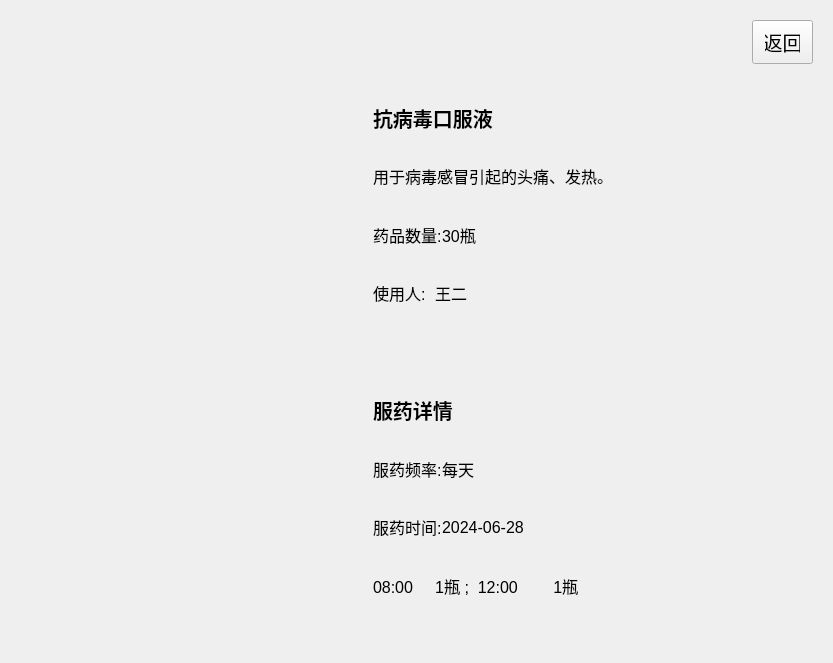
<?xml version="1.0" encoding="UTF-8"?>
<ui version="4.0">
 <class>medcine_information</class>
 <widget class="QWidget" name="medcine_information">
  <property name="geometry">
   <rect>
    <x>0</x>
    <y>0</y>
    <width>833</width>
    <height>663</height>
   </rect>
  </property>
  <property name="windowTitle">
   <string>Form</string>
  </property>
  <layout class="QVBoxLayout" name="verticalLayout" stretch="1,10">
   <property name="spacing">
    <number>0</number>
   </property>
   <property name="bottomMargin">
    <number>30</number>
   </property>
   <item>
    <widget class="QWidget" name="widget" native="true">
     <layout class="QHBoxLayout" name="horizontalLayout" stretch="12,1">
      <item>
       <spacer name="horizontalSpacer">
        <property name="orientation">
         <enum>Qt::Horizontal</enum>
        </property>
        <property name="sizeType">
         <enum>QSizePolicy::Ignored</enum>
        </property>
        <property name="sizeHint" stdset="0">
         <size>
          <width>894</width>
          <height>20</height>
         </size>
        </property>
       </spacer>
      </item>
      <item>
       <widget class="QPushButton" name="pushButton">
        <property name="sizePolicy">
         <sizepolicy hsizetype="Ignored" vsizetype="Maximum">
          <horstretch>0</horstretch>
          <verstretch>0</verstretch>
         </sizepolicy>
        </property>
        <property name="font">
         <font>
          <pointsize>15</pointsize>
         </font>
        </property>
        <property name="styleSheet">
         <string notr="true">padding: 6px 12px;</string>
        </property>
        <property name="text">
         <string>返回</string>
        </property>
        <property name="iconSize">
         <size>
          <width>18</width>
          <height>12</height>
         </size>
        </property>
       </widget>
      </item>
     </layout>
    </widget>
   </item>
   <item>
    <widget class="QWidget" name="widget_2" native="true">
     <layout class="QHBoxLayout" name="horizontalLayout_2" stretch="4,6">
      <property name="spacing">
       <number>3</number>
      </property>
      <property name="leftMargin">
       <number>50</number>
      </property>
      <property name="topMargin">
       <number>6</number>
      </property>
      <item>
       <widget class="QWidget" name="widget_4" native="true">
        <layout class="QVBoxLayout" name="verticalLayout_2" stretch="4,3">
         <property name="leftMargin">
          <number>50</number>
         </property>
         <property name="rightMargin">
          <number>50</number>
         </property>
         <item>
          <widget class="scaled_pixmap_label" name="label_pic">
           <property name="sizePolicy">
            <sizepolicy hsizetype="Ignored" vsizetype="Ignored">
             <horstretch>0</horstretch>
             <verstretch>0</verstretch>
            </sizepolicy>
           </property>
           <property name="text">
            <string/>
           </property>
           <property name="scaledContents">
            <bool>false</bool>
           </property>
           <property name="alignment">
            <set>Qt::AlignCenter</set>
           </property>
          </widget>
         </item>
         <item>
          <spacer name="verticalSpacer">
           <property name="orientation">
            <enum>Qt::Vertical</enum>
           </property>
           <property name="sizeType">
            <enum>QSizePolicy::Ignored</enum>
           </property>
           <property name="sizeHint" stdset="0">
            <size>
             <width>20</width>
             <height>204</height>
            </size>
           </property>
          </spacer>
         </item>
        </layout>
       </widget>
      </item>
      <item>
       <widget class="QWidget" name="widget_5" native="true">
        <layout class="QVBoxLayout" name="verticalLayout_3" stretch="1,1,1,1,1,1,1,1,1">
         <property name="spacing">
          <number>0</number>
         </property>
         <item>
          <widget class="QLabel" name="label_2">
           <property name="font">
            <font>
             <pointsize>15</pointsize>
             <bold>true</bold>
            </font>
           </property>
           <property name="text">
            <string>抗病毒口服液</string>
           </property>
          </widget>
         </item>
         <item>
          <widget class="QLabel" name="label_3">
           <property name="font">
            <font>
             <pointsize>12</pointsize>
            </font>
           </property>
           <property name="text">
            <string>用于病毒感冒引起的头痛、发热。</string>
           </property>
          </widget>
         </item>
         <item>
          <widget class="QWidget" name="widget_6" native="true">
           <layout class="QHBoxLayout" name="horizontalLayout_3" stretch="1,6">
            <property name="spacing">
             <number>0</number>
            </property>
            <property name="leftMargin">
             <number>0</number>
            </property>
            <property name="topMargin">
             <number>0</number>
            </property>
            <property name="rightMargin">
             <number>0</number>
            </property>
            <property name="bottomMargin">
             <number>0</number>
            </property>
            <item>
             <widget class="QLabel" name="label_6">
              <property name="sizePolicy">
               <sizepolicy hsizetype="Minimum" vsizetype="Preferred">
                <horstretch>0</horstretch>
                <verstretch>0</verstretch>
               </sizepolicy>
              </property>
              <property name="font">
               <font>
                <pointsize>12</pointsize>
               </font>
              </property>
              <property name="text">
               <string>药品数量:</string>
              </property>
             </widget>
            </item>
            <item>
             <widget class="QLabel" name="label_7">
              <property name="sizePolicy">
               <sizepolicy hsizetype="Minimum" vsizetype="Preferred">
                <horstretch>0</horstretch>
                <verstretch>0</verstretch>
               </sizepolicy>
              </property>
              <property name="font">
               <font>
                <pointsize>12</pointsize>
               </font>
              </property>
              <property name="text">
               <string>30瓶</string>
              </property>
             </widget>
            </item>
           </layout>
          </widget>
         </item>
         <item>
          <widget class="QWidget" name="widget_7" native="true">
           <layout class="QHBoxLayout" name="horizontalLayout_4" stretch="1,6">
            <property name="spacing">
             <number>0</number>
            </property>
            <property name="leftMargin">
             <number>0</number>
            </property>
            <property name="topMargin">
             <number>0</number>
            </property>
            <property name="rightMargin">
             <number>0</number>
            </property>
            <property name="bottomMargin">
             <number>0</number>
            </property>
            <item>
             <widget class="QLabel" name="label_8">
              <property name="sizePolicy">
               <sizepolicy hsizetype="Minimum" vsizetype="Preferred">
                <horstretch>0</horstretch>
                <verstretch>0</verstretch>
               </sizepolicy>
              </property>
              <property name="font">
               <font>
                <pointsize>12</pointsize>
               </font>
              </property>
              <property name="text">
               <string>使用人:</string>
              </property>
             </widget>
            </item>
            <item>
             <widget class="QLabel" name="label_9">
              <property name="sizePolicy">
               <sizepolicy hsizetype="Minimum" vsizetype="Preferred">
                <horstretch>0</horstretch>
                <verstretch>0</verstretch>
               </sizepolicy>
              </property>
              <property name="font">
               <font>
                <pointsize>12</pointsize>
               </font>
              </property>
              <property name="text">
               <string>王二</string>
              </property>
             </widget>
            </item>
           </layout>
          </widget>
         </item>
         <item>
          <spacer name="verticalSpacer_2">
           <property name="orientation">
            <enum>Qt::Vertical</enum>
           </property>
           <property name="sizeHint" stdset="0">
            <size>
             <width>20</width>
             <height>52</height>
            </size>
           </property>
          </spacer>
         </item>
         <item>
          <widget class="QLabel" name="label_4">
           <property name="font">
            <font>
             <pointsize>15</pointsize>
             <bold>true</bold>
            </font>
           </property>
           <property name="text">
            <string>服药详情</string>
           </property>
          </widget>
         </item>
         <item>
          <widget class="QWidget" name="widget_8" native="true">
           <layout class="QHBoxLayout" name="horizontalLayout_5" stretch="1,6">
            <property name="spacing">
             <number>0</number>
            </property>
            <property name="leftMargin">
             <number>0</number>
            </property>
            <property name="topMargin">
             <number>0</number>
            </property>
            <property name="rightMargin">
             <number>0</number>
            </property>
            <property name="bottomMargin">
             <number>0</number>
            </property>
            <item>
             <widget class="QLabel" name="label_10">
              <property name="font">
               <font>
                <pointsize>12</pointsize>
               </font>
              </property>
              <property name="text">
               <string>服药频率:</string>
              </property>
             </widget>
            </item>
            <item>
             <widget class="QLabel" name="label_11">
              <property name="font">
               <font>
                <pointsize>12</pointsize>
               </font>
              </property>
              <property name="text">
               <string>每天</string>
              </property>
             </widget>
            </item>
           </layout>
          </widget>
         </item>
         <item>
          <widget class="QWidget" name="widget_9" native="true">
           <layout class="QHBoxLayout" name="horizontalLayout_6" stretch="1,6">
            <property name="spacing">
             <number>0</number>
            </property>
            <property name="leftMargin">
             <number>0</number>
            </property>
            <property name="topMargin">
             <number>0</number>
            </property>
            <property name="rightMargin">
             <number>0</number>
            </property>
            <property name="bottomMargin">
             <number>0</number>
            </property>
            <item>
             <widget class="QLabel" name="label_12">
              <property name="font">
               <font>
                <pointsize>12</pointsize>
               </font>
              </property>
              <property name="text">
               <string>服药时间:</string>
              </property>
             </widget>
            </item>
            <item>
             <widget class="QLabel" name="label_13">
              <property name="font">
               <font>
                <pointsize>12</pointsize>
               </font>
              </property>
              <property name="text">
               <string>2024-06-28</string>
              </property>
             </widget>
            </item>
           </layout>
          </widget>
         </item>
         <item>
          <widget class="QLabel" name="label_5">
           <property name="font">
            <font>
             <pointsize>12</pointsize>
            </font>
           </property>
           <property name="text">
            <string>08:00     1瓶 ;  12:00        1瓶</string>
           </property>
          </widget>
         </item>
        </layout>
       </widget>
      </item>
     </layout>
    </widget>
   </item>
  </layout>
 </widget>
 <customwidgets>
  <customwidget>
   <class>scaled_pixmap_label</class>
   <extends>QLabel</extends>
   <header>scaled_pixmap_label.h</header>
  </customwidget>
 </customwidgets>
 <resources/>
 <connections/>
</ui>
